Frame 1 (no input): blank canvas, image omitted
Frame 60 (the mouse pressed at the canvas centre just before this capture): blank canvas, image omitted
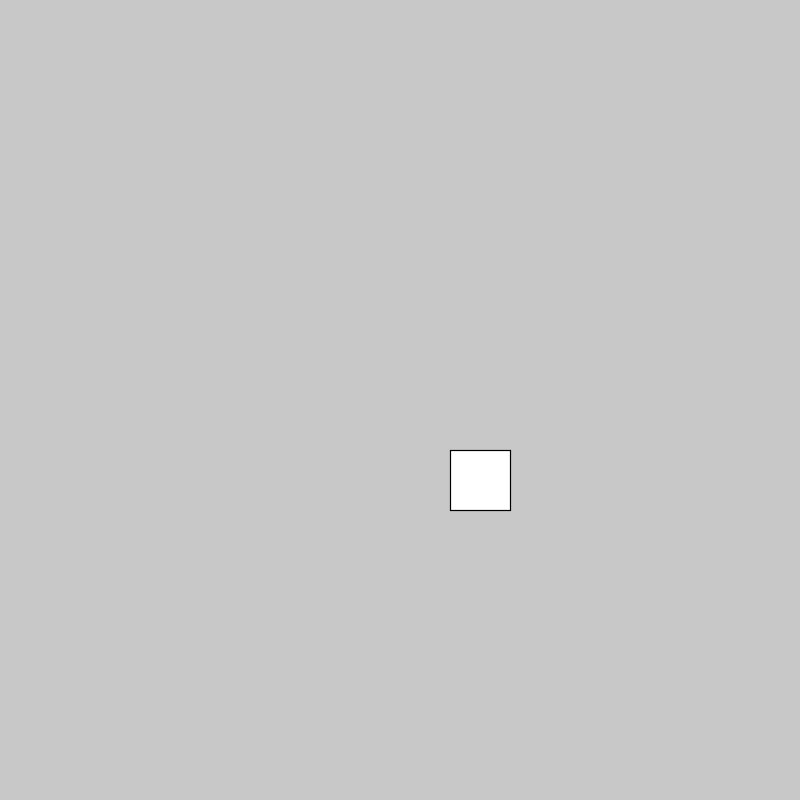
Frame 120 (the mouse held since frame 60 and released just before this capture)

The Processing sketch whose frames 1 and 60 were blank and that drew this single picture after the mouse press (run headless with seeded random() and noise(); from frame 60 on, the mouse is pressed at the canvas centre):

// Processing sketch: scale
// ── scale.pde
/*
basic scale example
this uses decimal percentages
scale() scales from the origin point
*/

int dim = 50;
float s = 0;

void setup(){
  size(800,800);
  background(200);
  
}

void draw(){
  background(200);
   rectMode(CENTER);

  s+=.01;
  
  //translate(width/2,height/2);
  scale(s);
  fill(255);
  rect(width/2,height/2,dim,dim);
}
